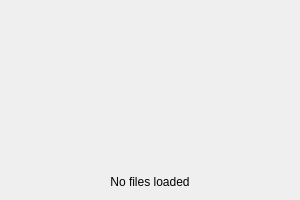
<?xml version="1.0" encoding="UTF-8"?>
<ui version="4.0">
 <class>WorkspaceWidget</class>
 <widget class="QWidget" name="WorkspaceWidget">
  <property name="geometry">
   <rect>
    <x>0</x>
    <y>0</y>
    <width>300</width>
    <height>200</height>
   </rect>
  </property>
  <layout class="QVBoxLayout" name="verticalLayout">
   <item>
    <widget class="QWidget" name="dndContainer" native="true">
     <property name="sizePolicy">
      <sizepolicy hsizetype="Expanding" vsizetype="Expanding">
       <horstretch>0</horstretch>
       <verstretch>0</verstretch>
      </sizepolicy>
     </property>
    </widget>
   </item>
   <item>
    <widget class="QLabel" name="fileListLabel">
     <property name="text">
      <string>No files loaded</string>
     </property>
     <property name="alignment">
      <set>Qt::AlignCenter</set>
     </property>
    </widget>
   </item>
  </layout>
 </widget>
 <resources/>
 <connections/>
</ui>
